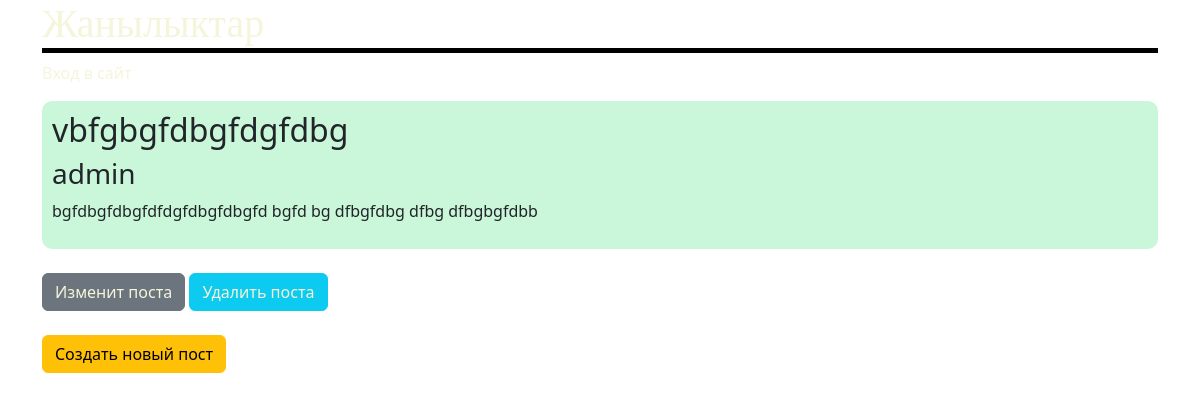
Page /post/25/ on the committed database.
### blog/models.py (models this page shows, shortened)
class Post(models.Model):
    title = models.CharField(max_length=200)
    author = models.ForeignKey(
        'auth.User',
        on_delete=models.CASCADE
    )
    body = models.TextField()

### blog/views.py (the view)
# urls.py: path('post/<int:pk>/', BlogDetailView.as_view(), name='post_detail'),
class BlogDetailView(DetailView):
    model = Post
    template_name = 'post_detail.html'

### templates/post_detail.html
{% extends 'base.html' %}
{% block content %}
        <div class="post-entry blog">
            <h2>{{ post.title }}</h2>
            <h3>{{ post.author }}</h3>
            <p>{{ post.body }}</p>
        </div><br>
    <button class="btn btn-secondary" style="color: white;"><a href="{% url 'post_edit' post.pk %}">Изменит поста</a></button>
    <button class="btn btn-info"><a href="{% url 'post_delete' post.pk %}">Удалить поста</a></button><br>
{% endblock content %}

### static/css/base.css (style rules this page uses)
a { text-decoration: none; }
.blog { margin-top: 10px; border-radius: 10px; padding: 10px; background: rgb(202, 247, 217); }
a { color: beige; }
body { background-image: url(https://images.pexels.com/photos/531880/pexels-photo-531880.jpeg); }

### rows in the picture
Post: title "vbfgbgfdbgfdgfdbg", author "admin", body "bgfdbgfdbgfdfdgfdbgfdbgfd bgfd bg dfbgfdbg dfbg dfbgbgfdbb"
